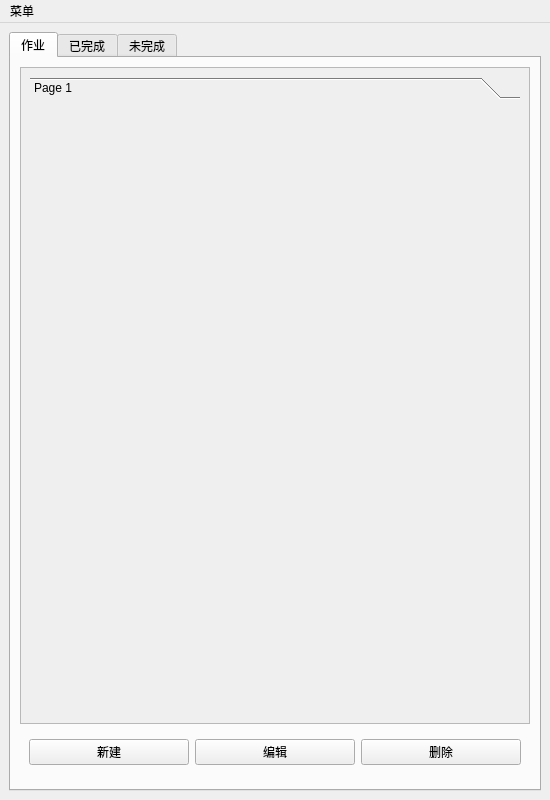
<?xml version="1.0" encoding="UTF-8"?>
<ui version="4.0">
 <class>MainWindow</class>
 <widget class="QMainWindow" name="MainWindow">
  <property name="geometry">
   <rect>
    <x>0</x>
    <y>0</y>
    <width>550</width>
    <height>800</height>
   </rect>
  </property>
  <property name="minimumSize">
   <size>
    <width>550</width>
    <height>800</height>
   </size>
  </property>
  <property name="maximumSize">
   <size>
    <width>550</width>
    <height>800</height>
   </size>
  </property>
  <property name="windowTitle">
   <string>MainWindow</string>
  </property>
  <widget class="QWidget" name="centralwidget">
   <layout class="QVBoxLayout" name="verticalLayout">
    <property name="bottomMargin">
     <number>9</number>
    </property>
    <item>
     <widget class="QTabWidget" name="tabWidget">
      <property name="currentIndex">
       <number>0</number>
      </property>
      <widget class="QWidget" name="homework">
       <attribute name="title">
        <string>作业</string>
       </attribute>
       <layout class="QVBoxLayout" name="verticalLayout_4">
        <item>
         <widget class="QScrollArea" name="homeworkScroll">
          <property name="widgetResizable">
           <bool>true</bool>
          </property>
          <widget class="QWidget" name="homeworkScrollAreaWidgetContents">
           <property name="geometry">
            <rect>
             <x>0</x>
             <y>0</y>
             <width>508</width>
             <height>665</height>
            </rect>
           </property>
           <layout class="QVBoxLayout" name="verticalLayout_2">
            <item>
             <widget class="QToolBox" name="homeworkToolBox">
              <property name="styleSheet">
               <string notr="true">QToolBox QScrollArea { min-height: 400px; }</string>
              </property>
              <property name="currentIndex">
               <number>0</number>
              </property>
              <property name="tabSpacing">
               <number>6</number>
              </property>
              <widget class="QWidget" name="page">
               <property name="enabled">
                <bool>true</bool>
               </property>
               <property name="geometry">
                <rect>
                 <x>0</x>
                 <y>0</y>
                 <width>490</width>
                 <height>621</height>
                </rect>
               </property>
               <property name="styleSheet">
                <string notr="true"/>
               </property>
               <attribute name="label">
                <string>Page 1</string>
               </attribute>
               <layout class="QVBoxLayout" name="verticalLayout_3"/>
              </widget>
             </widget>
            </item>
           </layout>
          </widget>
         </widget>
        </item>
        <item>
         <widget class="QWidget" name="widget" native="true">
          <layout class="QHBoxLayout" name="horizontalLayout_2">
           <property name="bottomMargin">
            <number>0</number>
           </property>
           <item>
            <widget class="QPushButton" name="newHomework">
             <property name="text">
              <string>新建</string>
             </property>
            </widget>
           </item>
           <item>
            <widget class="QPushButton" name="editHomework">
             <property name="text">
              <string>编辑</string>
             </property>
            </widget>
           </item>
           <item>
            <widget class="QPushButton" name="deleteHomework">
             <property name="text">
              <string>删除</string>
             </property>
            </widget>
           </item>
          </layout>
         </widget>
        </item>
        <item>
         <widget class="QWidget" name="widget_2" native="true">
          <layout class="QHBoxLayout" name="horizontalLayout">
           <property name="topMargin">
            <number>0</number>
           </property>
          </layout>
         </widget>
        </item>
       </layout>
      </widget>
      <widget class="QWidget" name="finishedhomework">
       <attribute name="title">
        <string>已完成</string>
       </attribute>
       <layout class="QVBoxLayout" name="verticalLayout_5">
        <item>
         <widget class="QScrollArea" name="scrollArea">
          <property name="widgetResizable">
           <bool>true</bool>
          </property>
          <widget class="QWidget" name="scrollAreaWidgetContents">
           <property name="geometry">
            <rect>
             <x>0</x>
             <y>0</y>
             <width>508</width>
             <height>715</height>
            </rect>
           </property>
           <layout class="QVBoxLayout" name="verticalLayout_6">
            <item>
             <widget class="QToolBox" name="finishedhomeworkToolBox">
              <property name="currentIndex">
               <number>0</number>
              </property>
              <widget class="QWidget" name="page_5">
               <property name="geometry">
                <rect>
                 <x>0</x>
                 <y>0</y>
                 <width>490</width>
                 <height>671</height>
                </rect>
               </property>
               <attribute name="label">
                <string>Page 2</string>
               </attribute>
              </widget>
             </widget>
            </item>
           </layout>
          </widget>
         </widget>
        </item>
       </layout>
      </widget>
      <widget class="QWidget" name="unfinishedhomework">
       <attribute name="title">
        <string>未完成</string>
       </attribute>
       <layout class="QVBoxLayout" name="verticalLayout_7">
        <item>
         <widget class="QScrollArea" name="scrollArea_2">
          <property name="widgetResizable">
           <bool>true</bool>
          </property>
          <widget class="QWidget" name="scrollAreaWidgetContents_2">
           <property name="geometry">
            <rect>
             <x>0</x>
             <y>0</y>
             <width>508</width>
             <height>715</height>
            </rect>
           </property>
           <layout class="QVBoxLayout" name="verticalLayout_8">
            <item>
             <widget class="QToolBox" name="unfinishedhomeworkToolBox">
              <property name="currentIndex">
               <number>0</number>
              </property>
              <widget class="QWidget" name="page_7">
               <property name="geometry">
                <rect>
                 <x>0</x>
                 <y>0</y>
                 <width>490</width>
                 <height>671</height>
                </rect>
               </property>
               <attribute name="label">
                <string>Page 2</string>
               </attribute>
              </widget>
             </widget>
            </item>
           </layout>
          </widget>
         </widget>
        </item>
       </layout>
      </widget>
     </widget>
    </item>
   </layout>
  </widget>
  <widget class="QMenuBar" name="menubar">
   <property name="geometry">
    <rect>
     <x>0</x>
     <y>0</y>
     <width>550</width>
     <height>21</height>
    </rect>
   </property>
   <widget class="QMenu" name="menu">
    <property name="title">
     <string>菜单</string>
    </property>
    <addaction name="actionsaveAndFlush"/>
    <addaction name="actionexit"/>
   </widget>
   <addaction name="menu"/>
  </widget>
  <action name="actionexit">
   <property name="text">
    <string>退出</string>
   </property>
  </action>
  <action name="actionsave">
   <property name="text">
    <string>保存</string>
   </property>
  </action>
  <action name="actionflush">
   <property name="text">
    <string>全部保存并刷新</string>
   </property>
  </action>
  <action name="actionconfirm1">
   <property name="text">
    <string>确认当前作业完成</string>
   </property>
  </action>
  <action name="actionconfirm2">
   <property name="text">
    <string>确认当前作业未完成</string>
   </property>
  </action>
  <action name="actionsaveAndFlush">
   <property name="text">
    <string>保存并刷新</string>
   </property>
  </action>
 </widget>
 <resources/>
 <connections/>
</ui>
